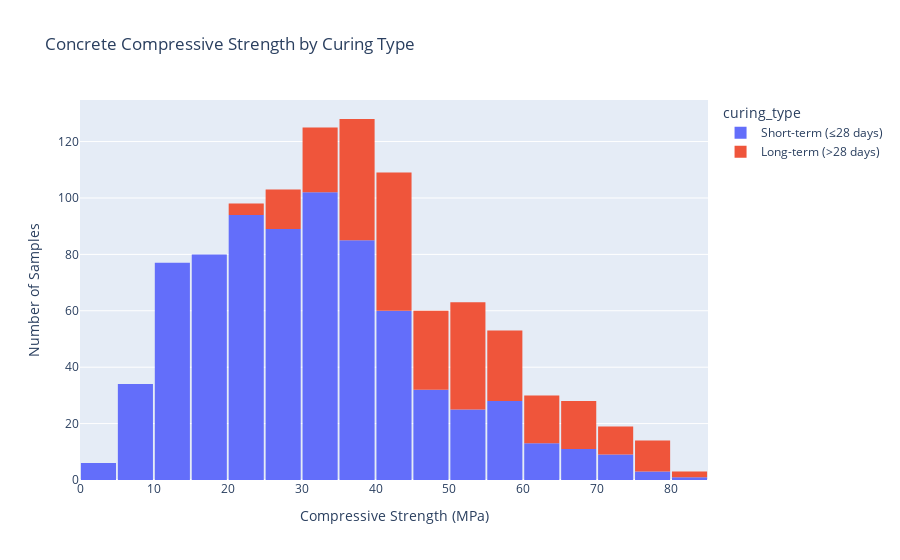

The code cell stored with this chart in its notebook:
### Markdown cell above
Let's visualize the distribution of **concrete compressive strength (`csMPa`)**, the target variable we're predicting. 

We use color to distinguish between **short-term** and **long-term curing** (based on whether the concrete was tested within or after 28 days), to better understand how curing time influences final strength.

### Code cell
import plotly.express as px

# Create a new column categorizing curing type based on age
df['curing_type'] = df['age'].apply(lambda x: 'Short-term (≤28 days)' if x <= 28 else 'Long-term (>28 days)')

fig = px.histogram(df,
                   x='csMPa',
                   color='curing_type',
                   title='Concrete Compressive Strength by Curing Type')

fig.update_layout(bargap=0.05,
                  xaxis_title='Compressive Strength (MPa)',
                  yaxis_title='Number of Samples')

fig.show()

### Figure 1 — Plotly figure (JSON) as saved in the notebook; plotly's stock layout.template omitted (floating-point values rounded to 4 significant figures; data arrays with more than 128 entries replaced by an {"elided": "..."} marker saying what was removed)
{"data": [{"alignmentgroup": "True", "bingroup": "x", "hovertemplate": "curing_type=Short-term (≤28 days)<br>csMPa=%{x}<br>count=%{y}<extra></extra>", "legendgroup": "Short-term (≤28 days)", "marker": {"color": "#636efa", "pattern": {"shape": ""}}, "name": "Short-term (≤28 days)", "offsetgroup": "Short-term (≤28 days)", "orientation": "v", "showlegend": true, "type": "histogram", "x": {"elided": "749 float values"}, "xaxis": "x", "yaxis": "y"}, {"alignmentgroup": "True", "bingroup": "x", "hovertemplate": "curing_type=Long-term (>28 days)<br>csMPa=%{x}<br>count=%{y}<extra></extra>", "legendgroup": "Long-term (>28 days)", "marker": {"color": "#EF553B", "pattern": {"shape": ""}}, "name": "Long-term (>28 days)", "offsetgroup": "Long-term (>28 days)", "orientation": "v", "showlegend": true, "type": "histogram", "x": {"elided": "281 float values"}, "xaxis": "x", "yaxis": "y"}], "layout": {"autosize": true, "bargap": 0.05, "barmode": "relative", "legend": {"title": {"text": "curing_type"}, "tracegroupgap": 0}, "title": {"text": "Concrete Compressive Strength by Curing Type"}, "xaxis": {"anchor": "y", "autorange": true, "domain": [0, 1], "range": [0, 85], "title": {"text": "Compressive Strength (MPa)"}, "type": "linear"}, "yaxis": {"anchor": "x", "autorange": true, "domain": [0, 1], "range": [0, 134.7], "title": {"text": "Number of Samples"}}}}
